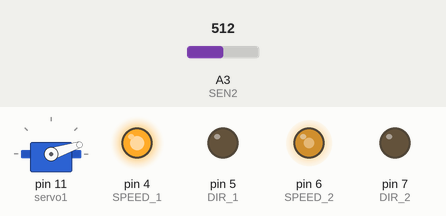
This sketch was run on a simulated Arduino Uno, built with avr-gcc and run on an emulated ATmega328P. On the bench: servo, output pins drawn as LEDs (lit = HIGH). The test bench sets the inputs (shaded band); at power-on: A3 (SEN2) = 512.

Above: at 1.2 s.
1.3 s: A3 (SEN2) set to 306
At 2.5 s:
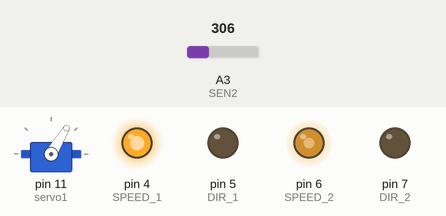
2.8 s: A3 (SEN2) set to 122
At 3.7 s:
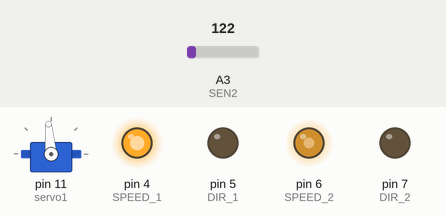
4.3 s: A3 (SEN2) set to 0
At 4.6 s:
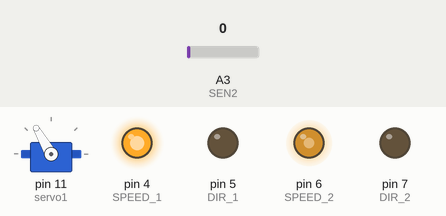
5.8 s: A3 (SEN2) set to 18
At 6.9 s:
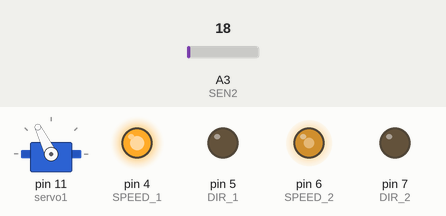
7.3 s: A3 (SEN2) set to 511
At 8.2 s:
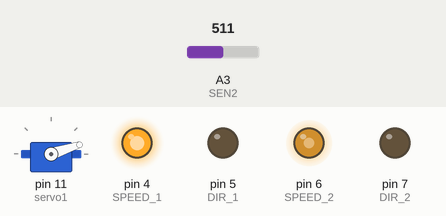
Timing chart, 0 to 9.8 s (numbered marks = the images above; inputs shaded):
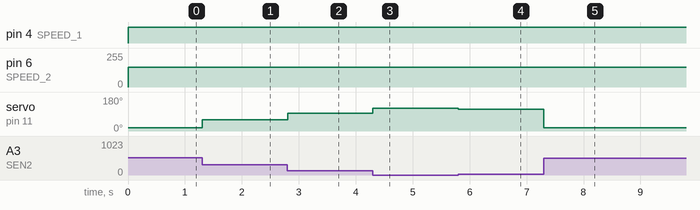

Measured:
- after the input at 1.3 s, servo on pin 11 (servo1): 18° → 59° at once
- after the input at 2.8 s, servo on pin 11 (servo1): 59° → 95° at once
- after the input at 4.3 s, servo on pin 11 (servo1): 95° → 120° at once
- after the input at 5.8 s, servo on pin 11 (servo1): 120° → 116° at once
- after the input at 7.3 s, servo on pin 11 (servo1): 116° → 18° at once

The sketch:

analog_rudder2.ino
```cpp
#include <Servo.h>
Servo servo1;
#define SEN1 A1
#define SEN2 A3
#define SPEED_2      6
#define DIR_2        7
#define SPEED_1      4
#define DIR_1        5
void setup() {
  servo1.attach(11);
  for(int i = 4; i < 8; i++)
        pinMode(i, OUTPUT);
}

void loop() {
  int grey = 150 ;
  int err = -grey + analogRead(SEN2);
  servo1.write(90-err/5);
  drive(150);
  delay(10);

}
void drive(int speed) {
  analogWrite(SPEED_2, speed);
  digitalWrite(DIR_2, LOW);
  analogWrite(SPEED_1, speed);
  digitalWrite(DIR_1, LOW);
}
```
